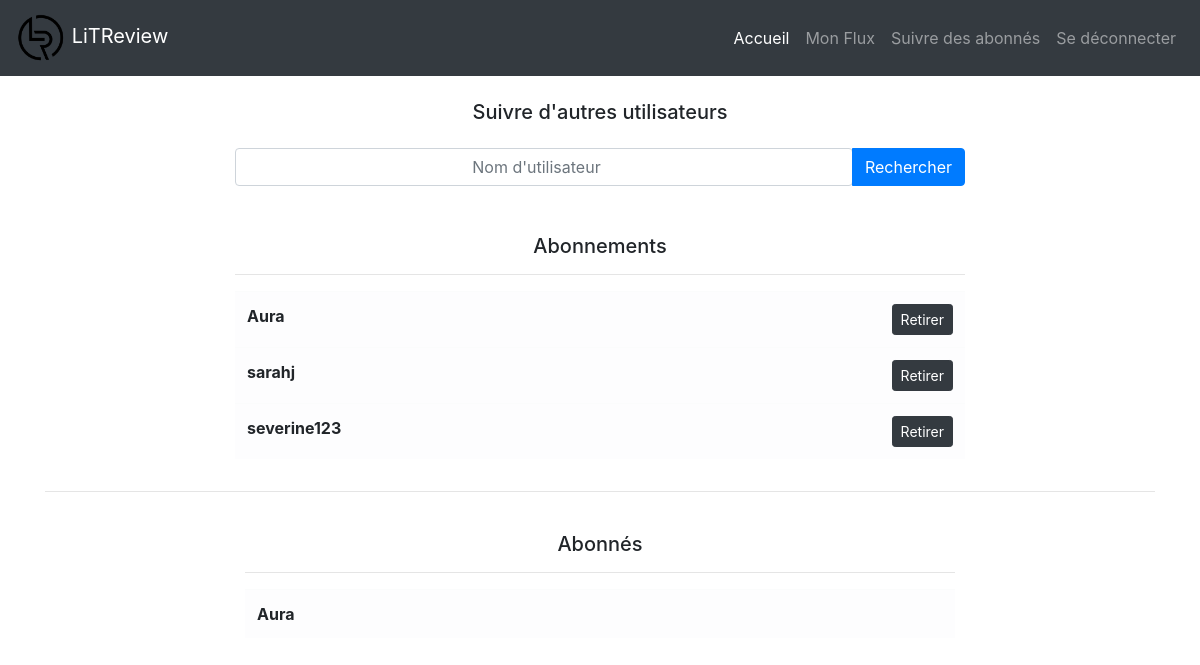
Page /follow_users/ (signed in) on the committed database.
### followers/models.py (models this page shows)
class UserFollows(models.Model):
    user = models.ForeignKey(
        to=settings.AUTH_USER_MODEL,
        on_delete=models.CASCADE,
        related_name="following")
    followed_user = models.ForeignKey(
        to=settings.AUTH_USER_MODEL,
        on_delete=models.CASCADE,
        related_name="followed_by")
    class Meta:
        unique_together = ("user", "followed_user")

### authentication/models.py (models this page shows)
class User(AbstractUser):
    pass

### followers/views.py (the view, shortened to what this page needs)
# urls.py: path("follow_users/", followers.follow_users, name="follow_users")
@login_required
def follow_users(request):
    unfollows = forms.UnfollowsForm()
    requested_user = request.POST.get("search")
    following_list = models.UserFollows.objects.filter(user=request.user)
    followed_by_list = models.UserFollows.objects.filter(followed_user=request.user)
    context = {
        "following_list": following_list,
        "followed_by_list": followed_by_list,
        "unfollows": unfollows
    }
    return render(request, "followers/follow_users.html", context=context)

### followers/forms.py
class UnfollowsForm(forms.Form):
    unfollows = forms.BooleanField(widget=forms.HiddenInput, initial=True)

### followers/templates/followers/follow_users.html (shortened to what this page needs)
{% extends "base.html" %}
{% load feeds_extras %}
{% block content %}
    <div class="container">
        <div class="row justify-content-center mt-4">
            <div class="col-8">
                <h5 style="text-align: center;">Suivre d'autres utilisateurs</h5>
                <form method="post">
                    <div class="input-group mt-4">
                        <input type="search" class="form-control rounded" name="search" style="text-align: center;" placeholder="Nom d'utilisateur" aria-label="Nom d'utilisateur"/>
                        <div class="input-group-append">
                            <button type="submit" class="btn btn-primary">Rechercher</button>
                        </div>
                    </div>
                </form>
            </div>
        </div>
    </div>
    <div class="container">
        <div class="row justify-content-center mt-5">
            <div class="col-8">
                <h5 style="text-align: center;">Abonnements</h5>
                <hr>
            </div>
        </div>
        <div class="row justify-content-center">
            <div class="col-8">
                <table class="table table-light table-hover">
                    <tbody>
                        {% for following in following_list %}
                            <tr>
                                <th class="col-md-6" style="text-align: left;" scope="row">{{ following.followed_user }}</th>
                                <td style="text-align: right;">
                                    <form method="post">
                                        <button class="btn btn-sm btn-dark" type="submit">Retirer</button>
                                    </form>
                                </td>
                            </tr>
                        {% endfor %}
                    </tbody>
                </table>
            </div>
        </div>
        <div class="row">
            <div class="col">
                <hr><br>
            </div>
        </div>
        <div class="container">
            <div class="row justify-content-center">
                <div class="col-8">
                    <h5 style="text-align: center;">Abonnés</h5>
                    <hr>
                </div>
            </div>
            <div class="row justify-content-center">
                <div class="col-8">
                    <table class="table table-light table-hover">
                        <tbody>
                            {% for followed_by in followed_by_list %}
                                <tr>
                                    <th class="col-md-6" style="text-align: left;" scope="row">{{ followed_by.user }}</th>
                                </tr>
                            {% endfor %}
                        </tbody>
                    </table>
                </div>
            </div>
{% endblock content %}

### rows in the picture
UserFollows: followed_user "Aura"
UserFollows: followed_user "sarahj"
UserFollows: followed_user "severine123"
UserFollows: user "Aura"
